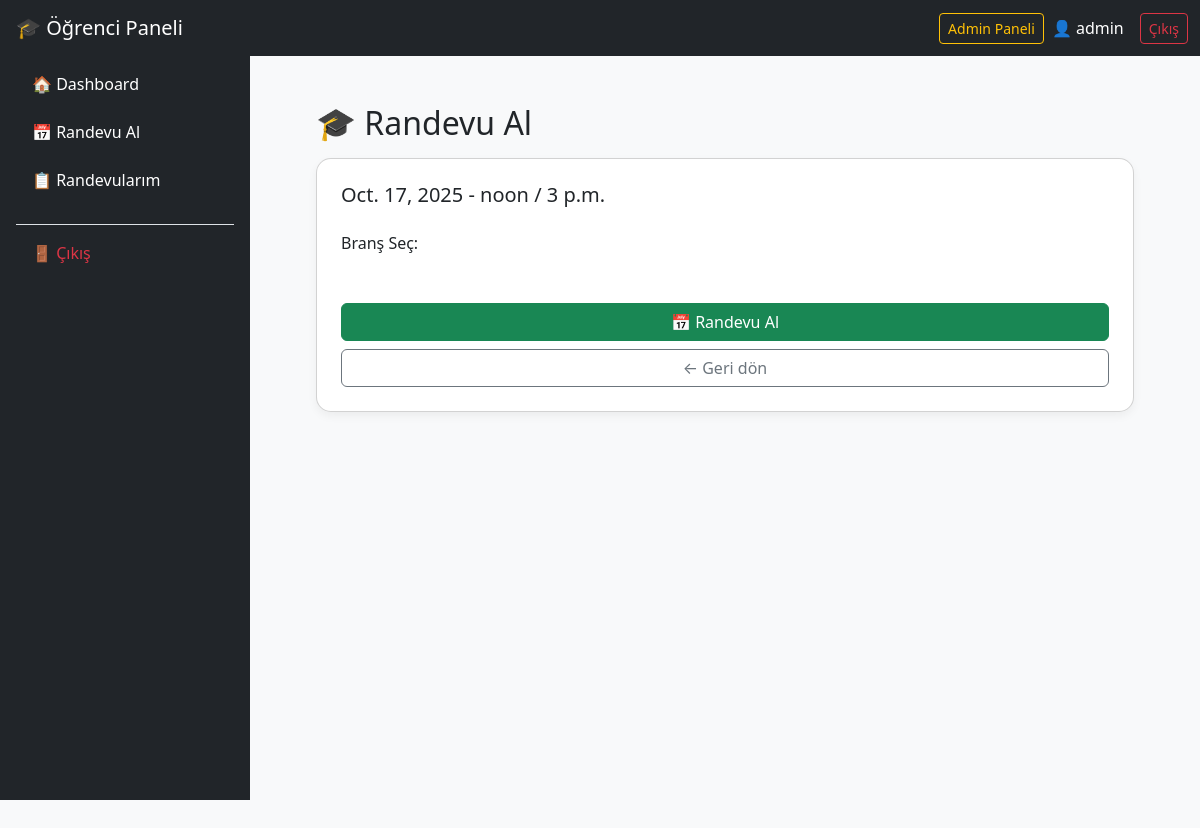
The page /appointments/book/1/ (signed in) on the database as committed earlier.
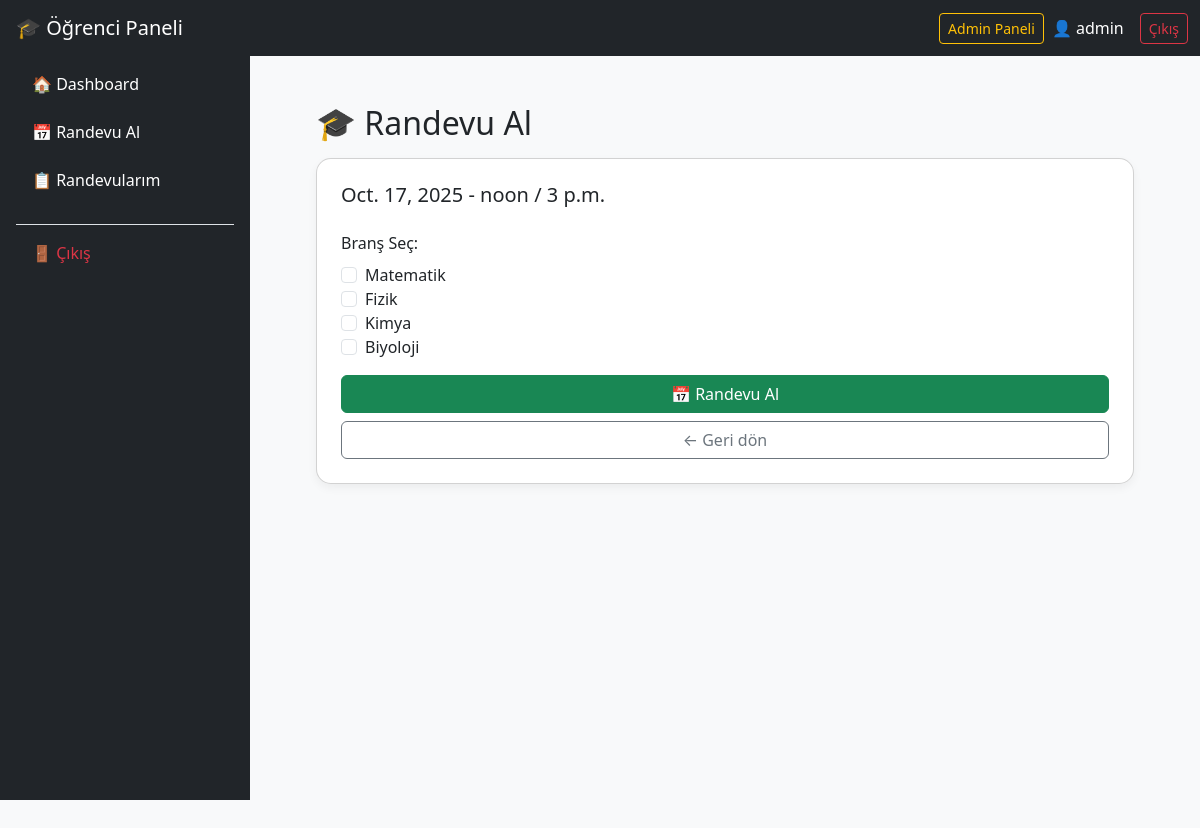
The same page on the database as committed later.
### appointments/models.py (models this page shows, shortened)
class Branch(models.Model):
    name = models.CharField(max_length=100)

### appointments/views.py (the view, shortened to what this page needs)
# urls.py: path('book/<int:availability_id>/', views.book_appointment, name='book_appointment'),
@login_required
def book_appointment(request, availability_id):
    availability = get_object_or_404(Availability, id=availability_id)
    branches = Branch.objects.all()
    student = request.user
    now = timezone.localtime()
    window_start = now + timedelta(hours=1)
    window_end = now + timedelta(hours=20)
    availability_start_dt = timezone.make_aware(
        datetime.combine(availability.date, availability.start_time),
        timezone.get_current_timezone()
    )
    if not (window_start <= availability_start_dt <= window_end):
        return render(request, 'appointments/book_appointment.html', {
            'availability': availability,
            'branches': branches,
            'error_message': 'Bu zaman dilimi için randevuya şu an izin verilmiyor. (1-20 saat penceresi)'
        })
    return render(request, 'appointments/book_appointment.html', {
        'availability': availability,
        'branches': branches
    })

### appointments/templates/appointments/book_appointment.html (shortened to what this page needs)
{% extends 'appointments/base_student.html' %}
{% block student_content %}
<h2 class="mb-3">🎓 Randevu Al</h2>
<div class="card p-4">
    <h5>{{ availability.date }} - {{ availability.start_time }} / {{ availability.end_time }}</h5>
    <form method="POST" class="mt-3" id="appointmentForm">
        <div class="mb-3">
            <label class="form-label">Branş Seç:</label>
            <div class="form-check">
                {% for branch in branches %}
                <input type="checkbox" class="form-check-input" name="branches" value="{{ branch.id }}" id="branch{{ branch.id }}">
                <label for="branch{{ branch.id }}" class="form-check-label">{{ branch.name }}</label><br>
                {% endfor %}
            </div>
        </div>
        <button type="submit" class="btn btn-success w-100" id="submitBtn">
            <span id="btnText">📅 Randevu Al</span>
        </button>
    </form>
    <a href="{% url 'availability_list' %}" class="btn btn-outline-secondary w-100 mt-2">← Geri dön</a>
</div>
{% endblock %}

Rows that differ between the two databases and show on the page:
added Branch: name "Matematik"
added Branch: name "Fizik"
added Branch: name "Kimya"
added Branch: name "Biyoloji"
